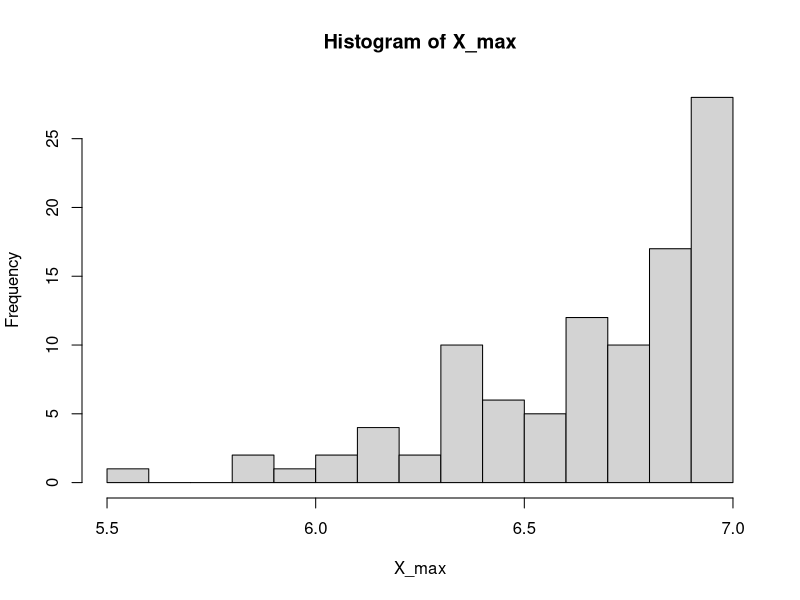
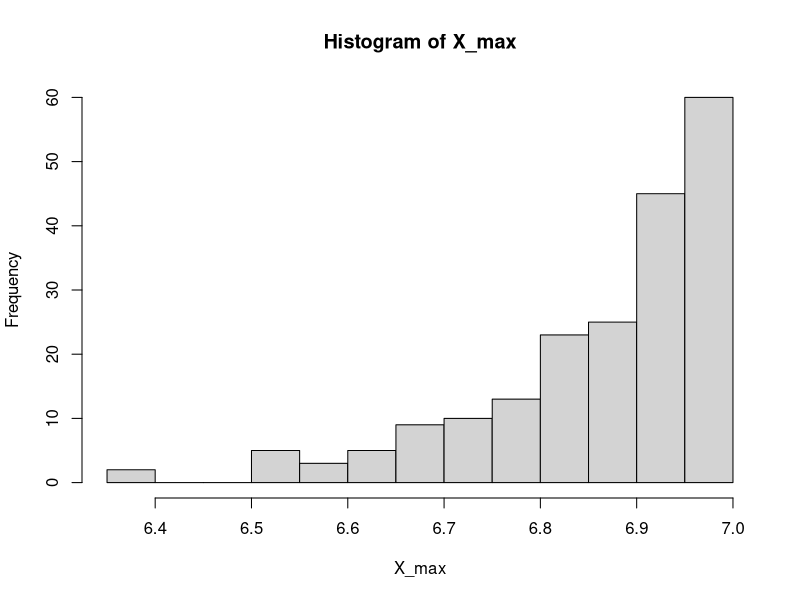
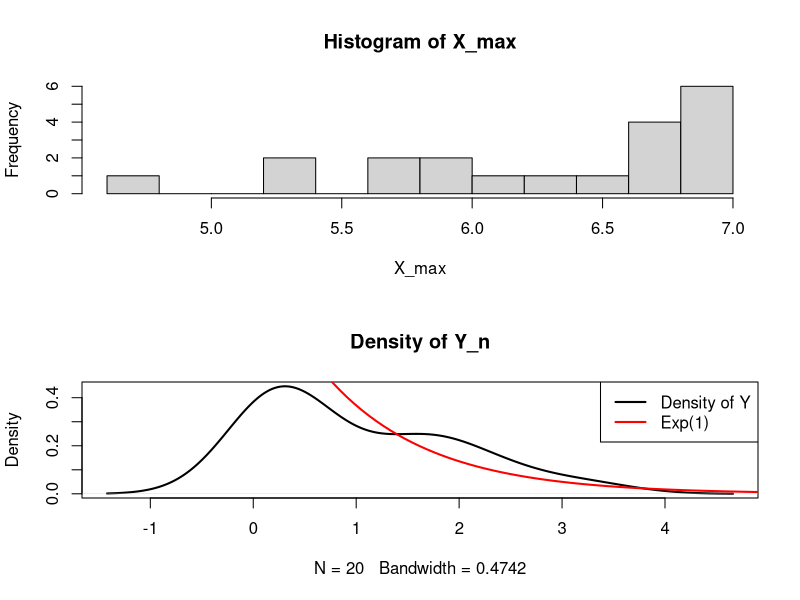
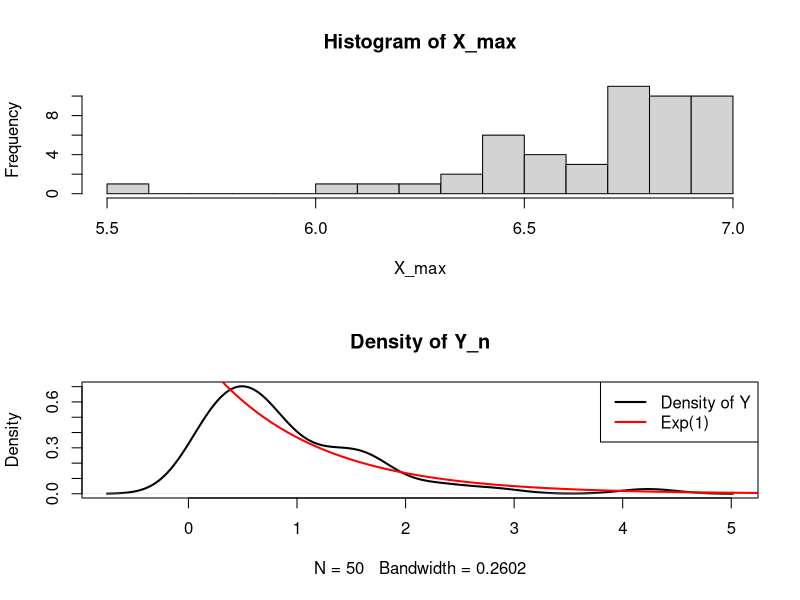
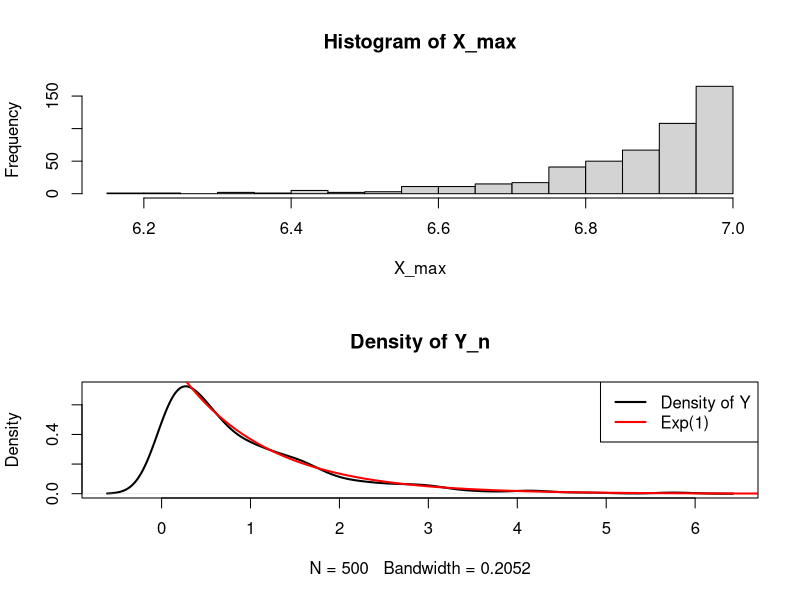
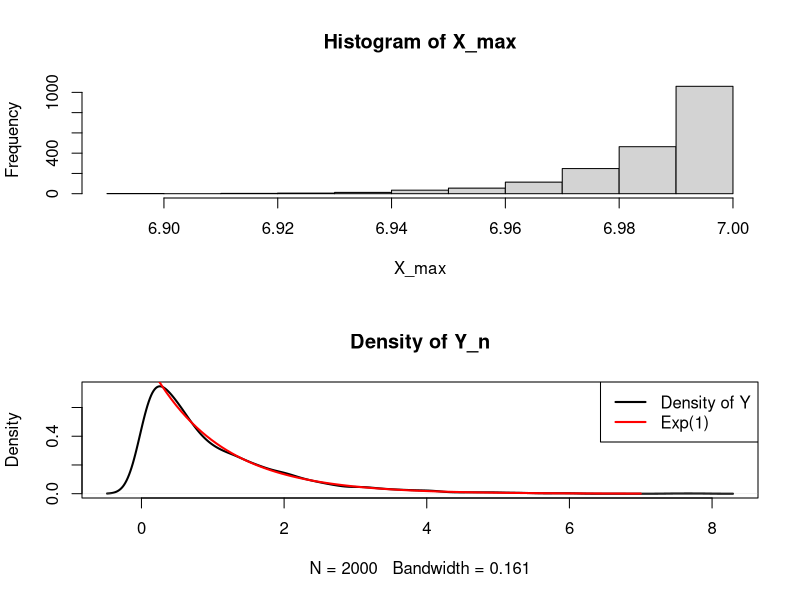
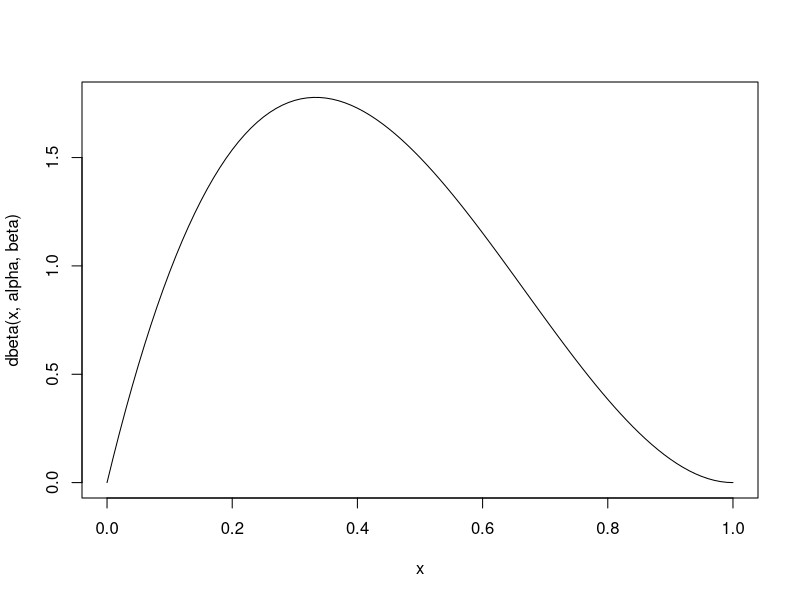
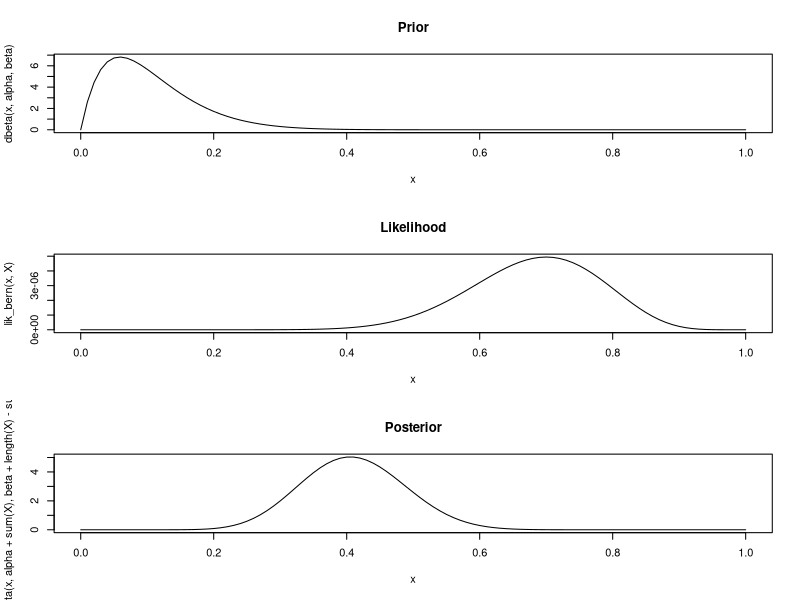

R code for these plots, in order:
#--------------------------------------------------------------------
# Likelihood for Unif(0, theta)
#--------------------------------------------------------------------

n <- 20
reps <- 100
theta <- 7

X <- matrix(runif(n * reps, 0, theta), nrow = reps)
X
X[1, ]
X[1:3, 6:10]

X_max <- apply(X, 1, max)
length(X_max)

hist(X_max, breaks = 15)


# Make a function


simulate_unif <- function(n, reps, theta = 7) {
  X <- matrix(runif(n * reps, 0, theta), nrow = reps)
  X_max <- apply(X, 1, max)
  hist(X_max, breaks = 15)
}

simulate_unif(50, 200)

#--------------------------------------------------------------------
# Standardization
#--------------------------------------------------------------------

simulate_unif_stnd <- function(n, reps, theta = 7) {
  X <- matrix(runif(n * reps, 0, theta), nrow = reps)
  X_max <- apply(X, 1, max)
  Y <- -n * (X_max - theta) / theta
  par(mfrow = c(2, 1))
  hist(X_max, breaks = 15)
  plot(density(Y), lwd = 2, main = "Density of Y_n")
  curve(dexp(x), from = 0, to = 7, add = T, col = "red", lwd = 2)
  legend("topright", c("Density of Y", "Exp(1)"), col = c("black", "red"), lty = c(1, 1), lwd = c(2, 2))
}

simulate_unif_stnd(10, 20)
simulate_unif_stnd(20, 50)
simulate_unif_stnd(50, 500)
simulate_unif_stnd(500, 2000)
par(mfrow = c(1, 1))


#--------------------------------------------------------------------
# Bayes
#--------------------------------------------------------------------

# Beta-Binomial

# Let X_1, ..., X_n ~ Bin(n, p), p ~ Beta(1, 1)

alpha <- 2
beta <- 3

curve(dbeta(x, alpha, beta), from = 0, to = 1)

# ----
n <- 20
theta <- 0.6
X <- rbinom(n, 1, theta)

lik_bern <- function(thetas, X) {
  wins <- sum(X)
  fails <- length(X) - sum(X)
  results <- c()
  for (k in 1:length(thetas))
    results[k] <- prod(thetas[k]^wins * (1 - thetas[k])^fails)
  return(results)
}

plot_bayes <- function(X, alpha, beta) {
  par(mfrow = c(3, 1))
  curve(dbeta(x, alpha, beta), from = 0, to = 1, main = "Prior")
  curve(lik_bern(x, X), from = 0, to = 1, main = "Likelihood")
  curve(dbeta(x, alpha + sum(X), beta + length(X) - sum(X) ), from = 0, to = 1, main = "Posterior")
}

plot_bayes(X, alpha = 2, beta = 17)

